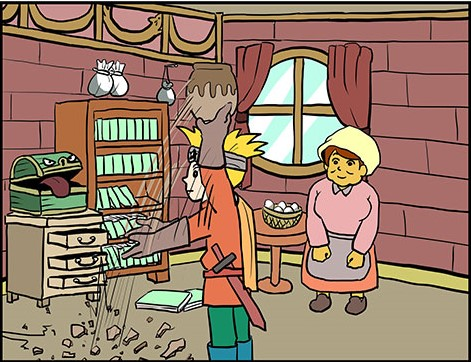
#> input picture matigai_2.jpg, 471 x 362 px
$ python backdifference.py
#> lines starting #> are read from the running program, lines starting #| are printed output that depends on the picture; after the words box and inside, x2 and y2 are one past the last pixel; in counts of white or black regions, pixels touching at a corner belong together

import numpy as np
import cv2
from matplotlib import pyplot as plt

img_path1 = "./matigai_2.jpg"
img_path2 = "./matigai_3.jpg"

# 画像の読み込み
img1 = cv2.imread(img_path1)
#> img1 is the input picture: shape (362, 471, 3); mean B, G, R 104.2, 123.5, 151
img2 = cv2.imread(img_path2)
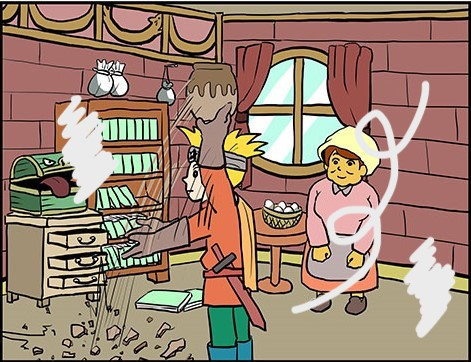
#> input picture matigai_3.jpg, 471 x 362 px
#> img2 is the input picture: shape (362, 471, 3); mean B, G, R 112.6, 129.7, 155.3

fgbg = cv2.bgsegm.createBackgroundSubtractorMOG()
background = fgbg.apply(img1)
#> background: shape (362, 471); every value is 0
fgmask = fgbg.apply(img2)
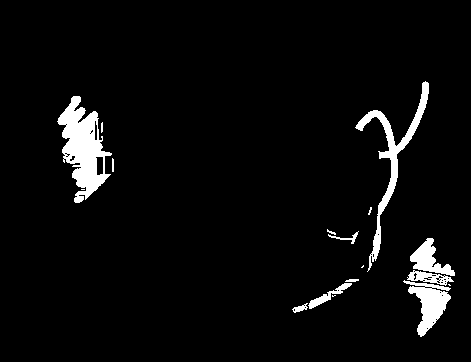
#> fgmask: shape (362, 471); 4.4% white; 17 white regions (5 under 20 px), largest, box (x1, y1, x2, y2) and area: (57, 96, 112, 203) 2843, (355, 81, 429, 272) 1819, (403, 280, 451, 337) 1189

cv2.imshow("flow", fgmask)

k = cv2.waitKey(0)
#> (key Esc is pressed here)
cv2.destroyAllWindows
